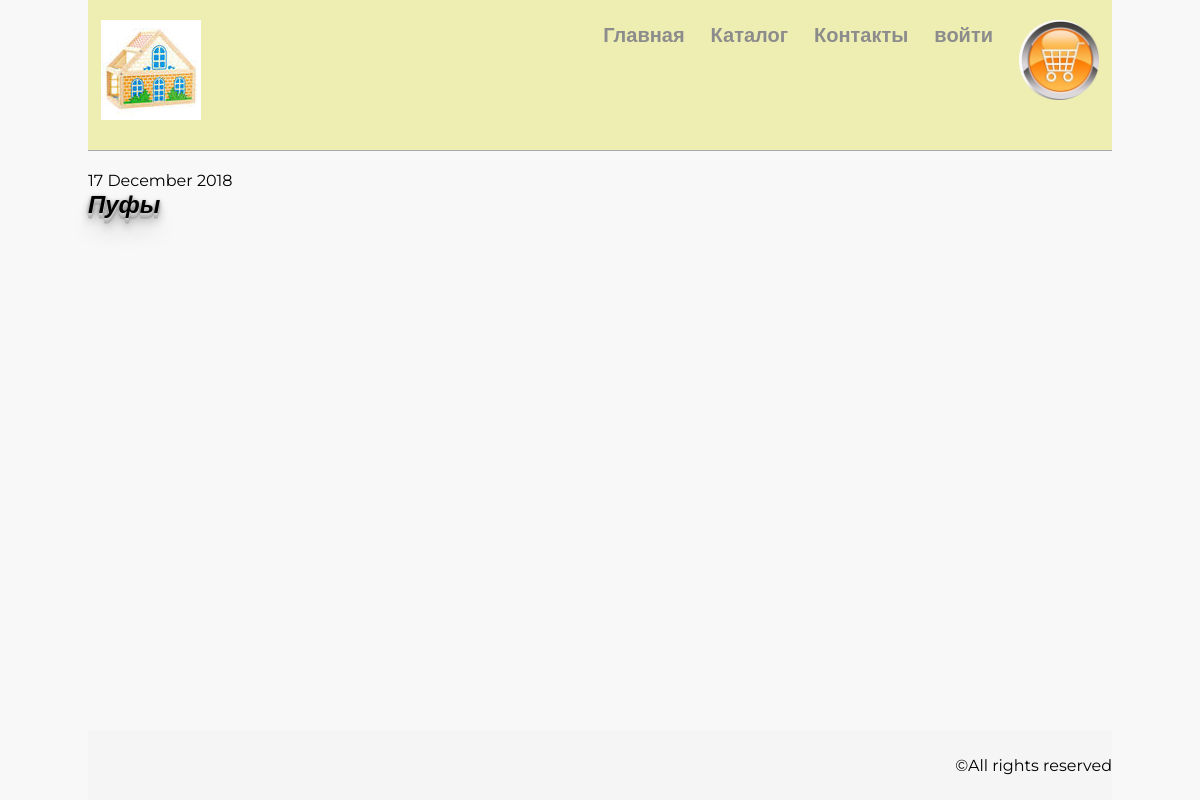
The page /catalog/poof/ on the database as committed earlier.
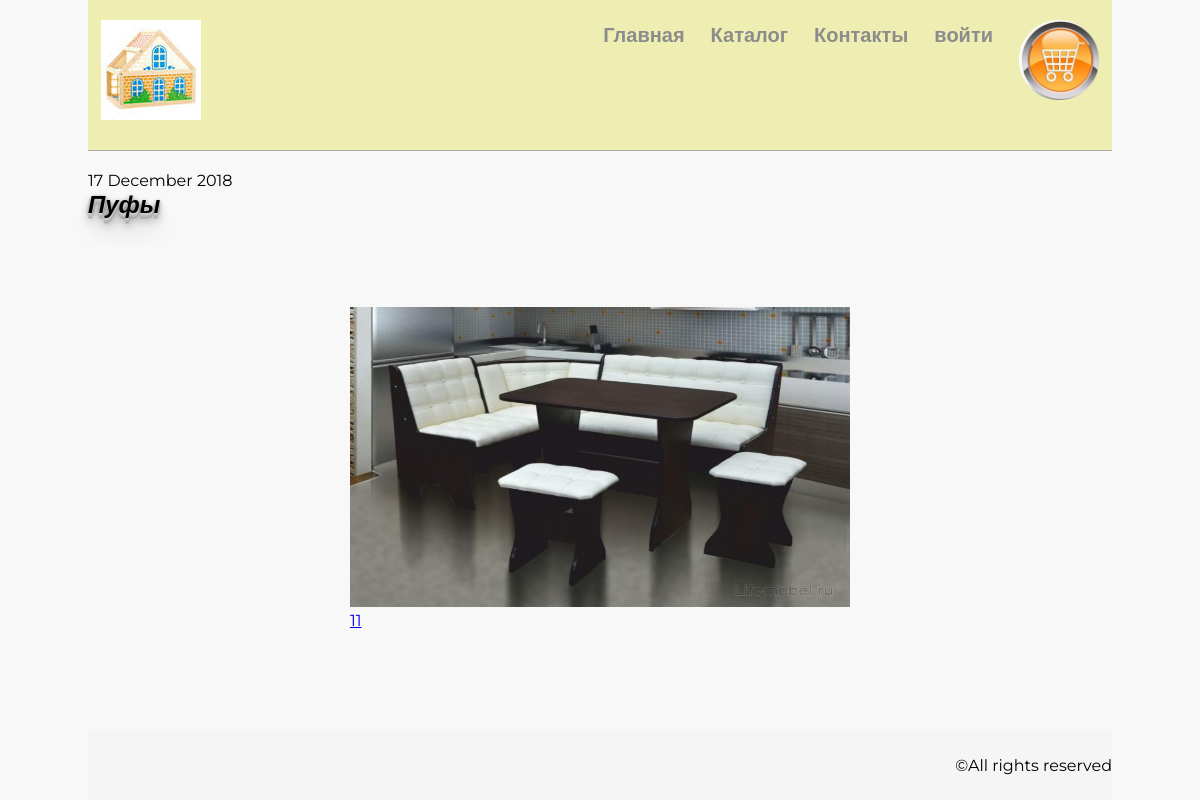
The same page on the database as committed later.
### mainapp/models.py (models this page shows, shortened)
class Product(models.Model):
    name = models.CharField(verbose_name='Наименование продукта', max_length=150, unique=True)
    category = models.ForeignKey(Category, on_delete=models.CASCADE)
    image = models.ForeignKey(
        'images.Image',
        on_delete=models.PROTECT
    )
    short_desc = models.CharField(verbose_name='Краткое описание', max_length=60,
                                  blank=True)
    desc = models.TextField(verbose_name='Подробное описание', blank=True)
    price = models.DecimalField(verbose_name='Цена', max_digits=8,
                                decimal_places=2, default=0)
    discount = models.DecimalField(verbose_name='Скидка', max_digits=4,
                                decimal_places=2, default=0)
    is_active = models.BooleanField(verbose_name='Запись активна', default=True)
    quantity = models.PositiveIntegerField(verbose_name='Количество на складе', default=0)
    modified = models.DateTimeField(auto_now=True)
    created = models.DateTimeField(auto_now_add=True)
    class Meta:
        ordering = ['name', 'is_active', 'price']

### images/models.py (models this page shows, shortened)
class Image(models.Model):
    name = models.CharField(max_length=250)
    value = models.ImageField(upload_to='product_images/')

### mainapp/views/categories.py (the view)
class CategoryDetail(DetailView):
    model = Category
    form_class = CategoryModelForm
    template_name = 'mainapp/components/categories.html'
    context_object_name = 'category'
    slug_field = 'name'
    def get_context_data(self, **kwargs):
        context = super(CategoryDetail, self).get_context_data(**kwargs)
        context['products'] = Product.objects.filter(category=self.object.id)
        return context

### mainapp/templates/mainapp/components/categories.html (shortened to what this page needs)
{% extends 'master.html' %}
{% load static %}
{% block page_styles %}
<link rel="stylesheet" href="{% static 'web_shop/style.css' %}">
{% endblock %}
{% block page_content %}
{{ block.super }}
<div class="customers-form">
<h1><strong><em> {{category.short_desc}}</em></strong></h1>
</div>
<div class="catalog-page">
    <br>
    <br>
        <main class="main">
            {% for product in products%}
            <figure class="item">
                <a href="/catalog/{{category.name}}/{{product.name}}/"> <img src="/media/{{product.image.value}}"
                                                   alt={{product.short_desc}}
                                                   title={{product.short_desc}}
                                                   height=300>
                <br>
                <p>{{product.short_desc}}</p>
    </a>
    </figure>
    {% endfor %}
    </main>
</div>
{% endblock %}

Rows that differ between the two databases and show on the page:
added Product: image.value (picture), short_desc "11"
